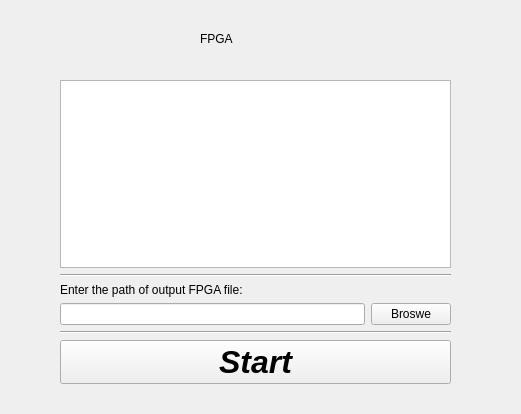
<?xml version="1.0" encoding="UTF-8"?>
<ui version="4.0">
 <class>Form</class>
 <widget class="QWidget" name="Form">
  <property name="geometry">
   <rect>
    <x>0</x>
    <y>0</y>
    <width>521</width>
    <height>414</height>
   </rect>
  </property>
  <property name="windowTitle">
   <string>Form</string>
  </property>
  <widget class="QLabel" name="label">
   <property name="geometry">
    <rect>
     <x>200</x>
     <y>30</y>
     <width>66</width>
     <height>17</height>
    </rect>
   </property>
   <property name="text">
    <string>FPGA</string>
   </property>
  </widget>
  <widget class="QWidget" name="layoutWidget">
   <property name="geometry">
    <rect>
     <x>60</x>
     <y>80</y>
     <width>391</width>
     <height>304</height>
    </rect>
   </property>
   <layout class="QVBoxLayout" name="verticalLayout_4">
    <item>
     <layout class="QVBoxLayout" name="verticalLayout">
      <item>
       <widget class="QListView" name="listView"/>
      </item>
      <item>
       <widget class="Line" name="line">
        <property name="orientation">
         <enum>Qt::Horizontal</enum>
        </property>
       </widget>
      </item>
     </layout>
    </item>
    <item>
     <widget class="QLabel" name="label_2">
      <property name="text">
       <string>Enter the path of output FPGA file:</string>
      </property>
     </widget>
    </item>
    <item>
     <layout class="QVBoxLayout" name="verticalLayout_3">
      <item>
       <layout class="QVBoxLayout" name="verticalLayout_2">
        <item>
         <layout class="QHBoxLayout" name="horizontalLayout">
          <item>
           <widget class="QLineEdit" name="lineEdit"/>
          </item>
          <item>
           <widget class="QPushButton" name="pushButton">
            <property name="text">
             <string>Broswe</string>
            </property>
           </widget>
          </item>
         </layout>
        </item>
        <item>
         <widget class="Line" name="line_2">
          <property name="orientation">
           <enum>Qt::Horizontal</enum>
          </property>
         </widget>
        </item>
       </layout>
      </item>
      <item>
       <widget class="QPushButton" name="pushButton_2">
        <property name="font">
         <font>
          <pointsize>24</pointsize>
          <weight>75</weight>
          <italic>true</italic>
          <bold>true</bold>
         </font>
        </property>
        <property name="text">
         <string>Start</string>
        </property>
       </widget>
      </item>
     </layout>
    </item>
   </layout>
  </widget>
 </widget>
 <resources/>
 <connections/>
</ui>
